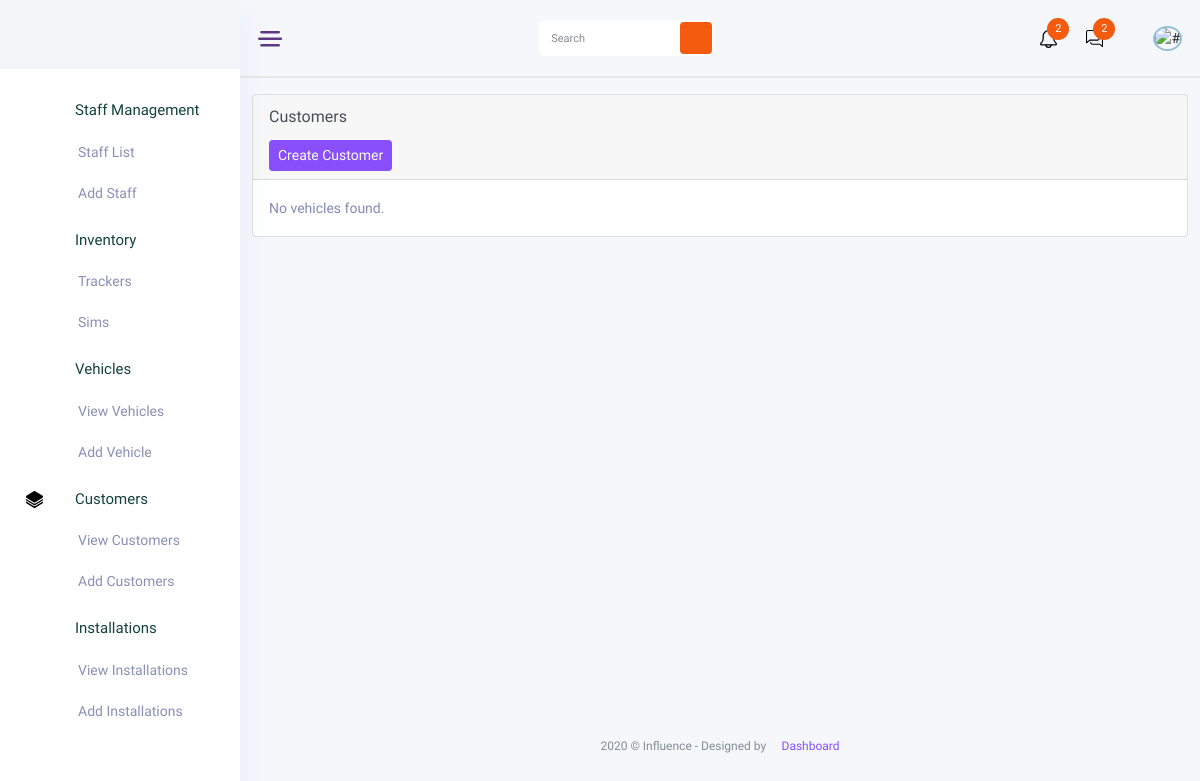
The page /customers/ (signed in) on the database as committed earlier.
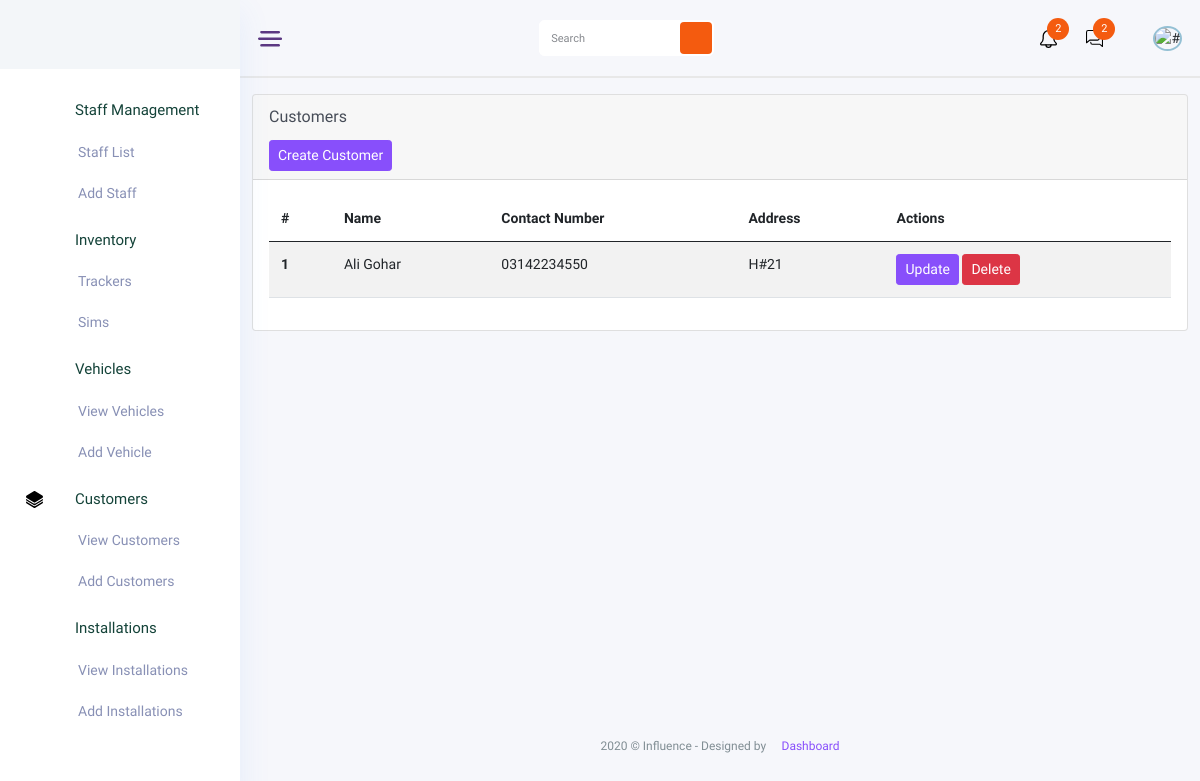
The same page on the database as committed later.
### customers/models.py (models this page shows, shortened)
class Customer(models.Model):
    Name = models.CharField(max_length=255)
    ContactNumber = models.CharField(max_length=255)
    Address = models.CharField(max_length=255)
    user = models.ForeignKey(settings.AUTH_USER_MODEL, on_delete=models.CASCADE, related_name='customer_items')
    company = models.ForeignKey(Company, on_delete=models.CASCADE, related_name='customer_items')

### customers/views.py (the view)
# urls.py: path('', CustomerListView.as_view(), name='customer_list'),
class CustomerListView(LoginRequiredMixin, ListView):
    model = Customer
    template_name = 'customer_list.html'
    context_object_name = 'customers'
    def get_queryset(self):
        company = self.request.user.company
        return Customer.objects.filter(company=company)

### customers/templates/customer_list.html (shortened to what this page needs)
{% extends 'base.html' %}
{% block content %}
<div class="container-fluid mt-3">
  <div class="card">
    <div class="card-header">
      <h5 class="card-title">Customers</h5>
      <a href="{% url 'customers:customer_create' %}" class="btn btn-primary btn-sm float-right">Create Customer</a>
    </div>
    <div class="card-body">
      {% if object_list %}
      <table class="table table-hover table-striped">
        <thead>
          <tr>
            <th scope="col">#</th>
            <th>Name</th>
            <th>Contact Number</th>
            <th>Address</th>
            <th>Actions</th>
          </tr>
        </thead>
        <tbody>
          {% for customer in object_list %}
          <tr>
            <th scope="row">{{ forloop.counter }}</th>
            <td>{{ customer.Name }}</td>
            <td>{{ customer.ContactNumber }}</td>
            <td>{{ customer.Address }}</td>
            <td>
              <a href="{% url 'customers:customer_update' customer.id %}" class="btn btn-primary btn-sm">Update</a>
              <form action="{% url 'customers:customer_delete' customer.id %}" method="post" class="d-inline">
                <button type="submit" class="btn btn-danger btn-sm">Delete</button>
              </form>
            </td>
          </tr>
          {% empty %}
          <tr>
            <td colspan="4">No customers found.</td>
          </tr>
          {% endfor %}
        </tbody>
      </table>
      {% else %}
        <p>No vehicles found.</p>
        {% endif %}
      </div>
    </div>
</div>
{% endblock %}

Rows that differ between the two databases and show on the page:
added Customer: Name "Ali Gohar", ContactNumber "03142234550", Address "H#21"
Other text that changed with them:
text no longer shown: "No vehicles found."
text now shown: "# Name Contact Number Address Actions"
